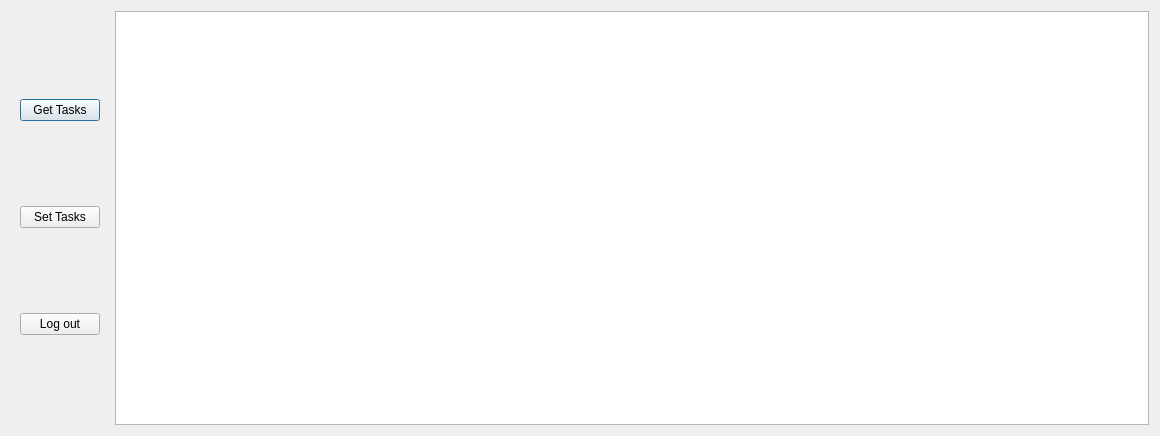
<?xml version="1.0" encoding="UTF-8"?>
<ui version="4.0">
 <class>WorkingWindow</class>
 <widget class="QDialog" name="WorkingWindow">
  <property name="geometry">
   <rect>
    <x>0</x>
    <y>0</y>
    <width>1160</width>
    <height>436</height>
   </rect>
  </property>
  <property name="sizePolicy">
   <sizepolicy hsizetype="Preferred" vsizetype="Preferred">
    <horstretch>0</horstretch>
    <verstretch>0</verstretch>
   </sizepolicy>
  </property>
  <property name="windowTitle">
   <string>Working window</string>
  </property>
  <property name="sizeGripEnabled">
   <bool>false</bool>
  </property>
  <property name="modal">
   <bool>false</bool>
  </property>
  <layout class="QHBoxLayout" name="horizontalLayout">
   <property name="sizeConstraint">
    <enum>QLayout::SetDefaultConstraint</enum>
   </property>
   <item>
    <widget class="QWidget" name="widget" native="true">
     <property name="sizePolicy">
      <sizepolicy hsizetype="Fixed" vsizetype="Expanding">
       <horstretch>0</horstretch>
       <verstretch>0</verstretch>
      </sizepolicy>
     </property>
     <layout class="QVBoxLayout" name="verticalLayout">
      <property name="sizeConstraint">
       <enum>QLayout::SetMinimumSize</enum>
      </property>
      <item>
       <widget class="QPushButton" name="btnGetTasks">
        <property name="sizePolicy">
         <sizepolicy hsizetype="Fixed" vsizetype="Fixed">
          <horstretch>0</horstretch>
          <verstretch>0</verstretch>
         </sizepolicy>
        </property>
        <property name="text">
         <string>Get Tasks</string>
        </property>
       </widget>
      </item>
      <item>
       <widget class="QPushButton" name="btnSetTasks">
        <property name="sizePolicy">
         <sizepolicy hsizetype="Fixed" vsizetype="Fixed">
          <horstretch>0</horstretch>
          <verstretch>0</verstretch>
         </sizepolicy>
        </property>
        <property name="text">
         <string>Set Tasks</string>
        </property>
       </widget>
      </item>
      <item>
       <widget class="QPushButton" name="btnLogout">
        <property name="sizePolicy">
         <sizepolicy hsizetype="Fixed" vsizetype="Fixed">
          <horstretch>0</horstretch>
          <verstretch>0</verstretch>
         </sizepolicy>
        </property>
        <property name="text">
         <string>Log out</string>
        </property>
       </widget>
      </item>
     </layout>
    </widget>
   </item>
   <item>
    <widget class="QTableWidget" name="tableTasks">
     <property name="sizePolicy">
      <sizepolicy hsizetype="Preferred" vsizetype="Preferred">
       <horstretch>0</horstretch>
       <verstretch>0</verstretch>
      </sizepolicy>
     </property>
     <property name="maximumSize">
      <size>
       <width>16777215</width>
       <height>16777215</height>
      </size>
     </property>
     <property name="sizeAdjustPolicy">
      <enum>QAbstractScrollArea::AdjustIgnored</enum>
     </property>
    </widget>
   </item>
  </layout>
 </widget>
 <resources/>
 <connections/>
</ui>
